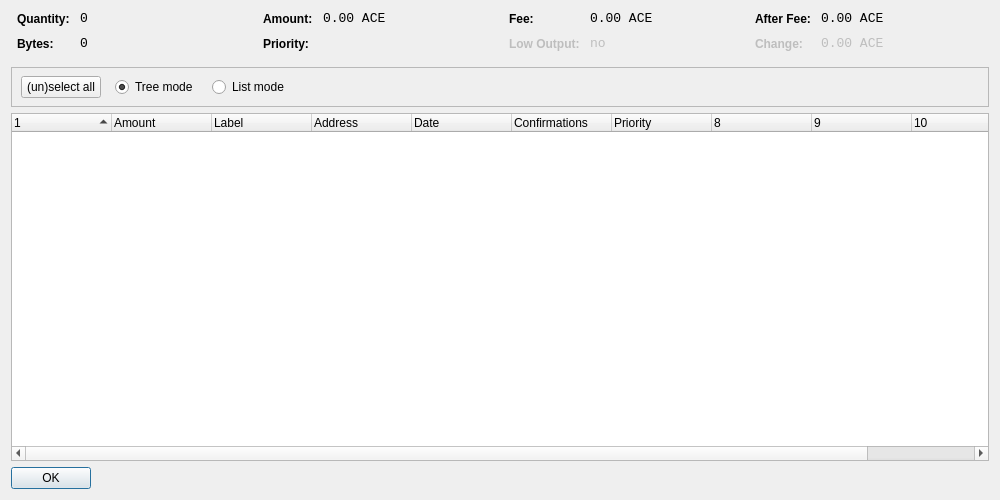
<?xml version="1.0" encoding="UTF-8"?>
<ui version="4.0">
 <class>CoinControlDialog</class>
 <widget class="QDialog" name="CoinControlDialog">
  <property name="geometry">
   <rect>
    <x>0</x>
    <y>0</y>
    <width>1000</width>
    <height>500</height>
   </rect>
  </property>
  <property name="windowTitle">
   <string>Coin Control</string>
  </property>
  <layout class="QVBoxLayout" name="verticalLayout">
   <item>
    <layout class="QHBoxLayout" name="horizontalLayoutTop" stretch="0,0,0,0">
     <property name="topMargin">
      <number>0</number>
     </property>
     <property name="bottomMargin">
      <number>10</number>
     </property>
     <item>
      <layout class="QFormLayout" name="formLayoutCoinControl1">
       <property name="horizontalSpacing">
        <number>10</number>
       </property>
       <property name="verticalSpacing">
        <number>10</number>
       </property>
       <property name="leftMargin">
        <number>6</number>
       </property>
       <property name="rightMargin">
        <number>6</number>
       </property>
       <item row="0" column="0">
        <widget class="QLabel" name="labelCoinControlQuantityText">
         <property name="styleSheet">
          <string notr="true">font-weight:bold;</string>
         </property>
         <property name="text">
          <string>Quantity:</string>
         </property>
        </widget>
       </item>
       <item row="0" column="1">
        <widget class="QLabel" name="labelCoinControlQuantity">
         <property name="font">
          <font>
           <family>Monospace</family>
           <pointsize>10</pointsize>
          </font>
         </property>
         <property name="cursor">
          <cursorShape>IBeamCursor</cursorShape>
         </property>
         <property name="contextMenuPolicy">
          <enum>Qt::ActionsContextMenu</enum>
         </property>
         <property name="text">
          <string>0</string>
         </property>
         <property name="textInteractionFlags">
          <set>Qt::LinksAccessibleByMouse|Qt::TextSelectableByKeyboard|Qt::TextSelectableByMouse</set>
         </property>
        </widget>
       </item>
       <item row="1" column="0">
        <widget class="QLabel" name="labelCoinControlBytesText">
         <property name="styleSheet">
          <string notr="true">font-weight:bold;</string>
         </property>
         <property name="text">
          <string>Bytes:</string>
         </property>
        </widget>
       </item>
       <item row="1" column="1">
        <widget class="QLabel" name="labelCoinControlBytes">
         <property name="font">
          <font>
           <family>Monospace</family>
           <pointsize>10</pointsize>
          </font>
         </property>
         <property name="cursor">
          <cursorShape>IBeamCursor</cursorShape>
         </property>
         <property name="contextMenuPolicy">
          <enum>Qt::ActionsContextMenu</enum>
         </property>
         <property name="text">
          <string>0</string>
         </property>
         <property name="textInteractionFlags">
          <set>Qt::LinksAccessibleByMouse|Qt::TextSelectableByKeyboard|Qt::TextSelectableByMouse</set>
         </property>
        </widget>
       </item>
      </layout>
     </item>
     <item>
      <layout class="QFormLayout" name="formLayoutCoinControl2">
       <property name="horizontalSpacing">
        <number>10</number>
       </property>
       <property name="verticalSpacing">
        <number>10</number>
       </property>
       <property name="leftMargin">
        <number>6</number>
       </property>
       <property name="rightMargin">
        <number>6</number>
       </property>
       <item row="0" column="0">
        <widget class="QLabel" name="labelCoinControlAmountText">
         <property name="styleSheet">
          <string notr="true">font-weight:bold;</string>
         </property>
         <property name="text">
          <string>Amount:</string>
         </property>
        </widget>
       </item>
       <item row="0" column="1">
        <widget class="QLabel" name="labelCoinControlAmount">
         <property name="font">
          <font>
           <family>Monospace</family>
           <pointsize>10</pointsize>
          </font>
         </property>
         <property name="cursor">
          <cursorShape>IBeamCursor</cursorShape>
         </property>
         <property name="contextMenuPolicy">
          <enum>Qt::ActionsContextMenu</enum>
         </property>
         <property name="text">
          <string>0.00 ACE</string>
         </property>
         <property name="textInteractionFlags">
          <set>Qt::LinksAccessibleByMouse|Qt::TextSelectableByKeyboard|Qt::TextSelectableByMouse</set>
         </property>
        </widget>
       </item>
       <item row="1" column="0">
        <widget class="QLabel" name="labelCoinControlPriorityText">
         <property name="styleSheet">
          <string notr="true">font-weight:bold;</string>
         </property>
         <property name="text">
          <string>Priority:</string>
         </property>
        </widget>
       </item>
       <item row="1" column="1">
        <widget class="QLabel" name="labelCoinControlPriority">
         <property name="font">
          <font>
           <family>Monospace</family>
           <pointsize>10</pointsize>
          </font>
         </property>
         <property name="cursor">
          <cursorShape>IBeamCursor</cursorShape>
         </property>
         <property name="contextMenuPolicy">
          <enum>Qt::ActionsContextMenu</enum>
         </property>
         <property name="text">
          <string/>
         </property>
         <property name="textInteractionFlags">
          <set>Qt::LinksAccessibleByMouse|Qt::TextSelectableByKeyboard|Qt::TextSelectableByMouse</set>
         </property>
        </widget>
       </item>
      </layout>
     </item>
     <item>
      <layout class="QFormLayout" name="formLayoutCoinControl3">
       <property name="horizontalSpacing">
        <number>10</number>
       </property>
       <property name="verticalSpacing">
        <number>10</number>
       </property>
       <property name="leftMargin">
        <number>6</number>
       </property>
       <property name="rightMargin">
        <number>6</number>
       </property>
       <item row="0" column="0">
        <widget class="QLabel" name="labelCoinControlFeeText">
         <property name="styleSheet">
          <string notr="true">font-weight:bold;</string>
         </property>
         <property name="text">
          <string>Fee:</string>
         </property>
        </widget>
       </item>
       <item row="0" column="1">
        <widget class="QLabel" name="labelCoinControlFee">
         <property name="font">
          <font>
           <family>Monospace</family>
           <pointsize>10</pointsize>
          </font>
         </property>
         <property name="cursor">
          <cursorShape>IBeamCursor</cursorShape>
         </property>
         <property name="contextMenuPolicy">
          <enum>Qt::ActionsContextMenu</enum>
         </property>
         <property name="text">
          <string>0.00 ACE</string>
         </property>
         <property name="textInteractionFlags">
          <set>Qt::LinksAccessibleByMouse|Qt::TextSelectableByKeyboard|Qt::TextSelectableByMouse</set>
         </property>
        </widget>
       </item>
       <item row="1" column="0">
        <widget class="QLabel" name="labelCoinControlLowOutputText">
         <property name="enabled">
          <bool>false</bool>
         </property>
         <property name="styleSheet">
          <string notr="true">font-weight:bold;</string>
         </property>
         <property name="text">
          <string>Low Output:</string>
         </property>
        </widget>
       </item>
       <item row="1" column="1">
        <widget class="QLabel" name="labelCoinControlLowOutput">
         <property name="enabled">
          <bool>false</bool>
         </property>
         <property name="font">
          <font>
           <family>Monospace</family>
           <pointsize>10</pointsize>
          </font>
         </property>
         <property name="cursor">
          <cursorShape>IBeamCursor</cursorShape>
         </property>
         <property name="contextMenuPolicy">
          <enum>Qt::ActionsContextMenu</enum>
         </property>
         <property name="text">
          <string>no</string>
         </property>
         <property name="textInteractionFlags">
          <set>Qt::LinksAccessibleByMouse|Qt::TextSelectableByKeyboard|Qt::TextSelectableByMouse</set>
         </property>
        </widget>
       </item>
      </layout>
     </item>
     <item>
      <layout class="QFormLayout" name="formLayoutCoinControl4">
       <property name="horizontalSpacing">
        <number>10</number>
       </property>
       <property name="verticalSpacing">
        <number>10</number>
       </property>
       <property name="leftMargin">
        <number>6</number>
       </property>
       <property name="rightMargin">
        <number>6</number>
       </property>
       <item row="0" column="0">
        <widget class="QLabel" name="labelCoinControlAfterFeeText">
         <property name="styleSheet">
          <string notr="true">font-weight:bold;</string>
         </property>
         <property name="text">
          <string>After Fee:</string>
         </property>
        </widget>
       </item>
       <item row="0" column="1">
        <widget class="QLabel" name="labelCoinControlAfterFee">
         <property name="font">
          <font>
           <family>Monospace</family>
           <pointsize>10</pointsize>
          </font>
         </property>
         <property name="cursor">
          <cursorShape>IBeamCursor</cursorShape>
         </property>
         <property name="contextMenuPolicy">
          <enum>Qt::ActionsContextMenu</enum>
         </property>
         <property name="text">
          <string>0.00 ACE</string>
         </property>
         <property name="textInteractionFlags">
          <set>Qt::LinksAccessibleByMouse|Qt::TextSelectableByKeyboard|Qt::TextSelectableByMouse</set>
         </property>
        </widget>
       </item>
       <item row="1" column="0">
        <widget class="QLabel" name="labelCoinControlChangeText">
         <property name="enabled">
          <bool>false</bool>
         </property>
         <property name="styleSheet">
          <string notr="true">font-weight:bold;</string>
         </property>
         <property name="text">
          <string>Change:</string>
         </property>
        </widget>
       </item>
       <item row="1" column="1">
        <widget class="QLabel" name="labelCoinControlChange">
         <property name="enabled">
          <bool>false</bool>
         </property>
         <property name="font">
          <font>
           <family>Monospace</family>
           <pointsize>10</pointsize>
          </font>
         </property>
         <property name="cursor">
          <cursorShape>IBeamCursor</cursorShape>
         </property>
         <property name="contextMenuPolicy">
          <enum>Qt::ActionsContextMenu</enum>
         </property>
         <property name="text">
          <string>0.00 ACE</string>
         </property>
         <property name="textInteractionFlags">
          <set>Qt::LinksAccessibleByMouse|Qt::TextSelectableByKeyboard|Qt::TextSelectableByMouse</set>
         </property>
        </widget>
       </item>
      </layout>
     </item>
    </layout>
   </item>
   <item>
    <widget class="QFrame" name="frame">
     <property name="minimumSize">
      <size>
       <width>0</width>
       <height>40</height>
      </size>
     </property>
     <property name="frameShape">
      <enum>QFrame::StyledPanel</enum>
     </property>
     <property name="frameShadow">
      <enum>QFrame::Sunken</enum>
     </property>
     <widget class="QWidget" name="horizontalLayoutWidget">
      <property name="geometry">
       <rect>
        <x>10</x>
        <y>0</y>
        <width>781</width>
        <height>41</height>
       </rect>
      </property>
      <layout class="QHBoxLayout" name="horizontalLayoutPanel" stretch="0,0,0,0,0">
       <property name="spacing">
        <number>14</number>
       </property>
       <item>
        <widget class="QPushButton" name="pushButtonSelectAll">
         <property name="sizePolicy">
          <sizepolicy hsizetype="Maximum" vsizetype="Fixed">
           <horstretch>0</horstretch>
           <verstretch>0</verstretch>
          </sizepolicy>
         </property>
         <property name="text">
          <string>(un)select all</string>
         </property>
        </widget>
       </item>
       <item>
        <widget class="QRadioButton" name="radioTreeMode">
         <property name="sizePolicy">
          <sizepolicy hsizetype="Maximum" vsizetype="Fixed">
           <horstretch>0</horstretch>
           <verstretch>0</verstretch>
          </sizepolicy>
         </property>
         <property name="text">
          <string>Tree mode</string>
         </property>
         <property name="checked">
          <bool>true</bool>
         </property>
        </widget>
       </item>
       <item>
        <widget class="QRadioButton" name="radioListMode">
         <property name="sizePolicy">
          <sizepolicy hsizetype="Maximum" vsizetype="Fixed">
           <horstretch>0</horstretch>
           <verstretch>0</verstretch>
          </sizepolicy>
         </property>
         <property name="text">
          <string>List mode</string>
         </property>
        </widget>
       </item>
       <item>
        <spacer name="horizontalSpacer">
         <property name="orientation">
          <enum>Qt::Horizontal</enum>
         </property>
         <property name="sizeHint" stdset="0">
          <size>
           <width>40</width>
           <height>20</height>
          </size>
         </property>
        </spacer>
       </item>
      </layout>
     </widget>
    </widget>
   </item>
   <item>
    <widget class="CoinControlTreeWidget" name="treeWidget">
     <property name="contextMenuPolicy">
      <enum>Qt::CustomContextMenu</enum>
     </property>
     <property name="sortingEnabled">
      <bool>false</bool>
     </property>
     <property name="columnCount">
      <number>11</number>
     </property>
     <attribute name="headerShowSortIndicator" stdset="0">
      <bool>true</bool>
     </attribute>
     <attribute name="headerStretchLastSection">
      <bool>false</bool>
     </attribute>
     <column>
      <property name="text">
       <string/>
      </property>
     </column>
     <column>
      <property name="text">
       <string>Amount</string>
      </property>
     </column>
     <column>
      <property name="text">
       <string>Label</string>
      </property>
     </column>
     <column>
      <property name="text">
       <string>Address</string>
      </property>
     </column>
     <column>
      <property name="text">
       <string>Date</string>
      </property>
     </column>
     <column>
      <property name="text">
       <string>Confirmations</string>
      </property>
      <property name="toolTip">
       <string>Confirmed</string>
      </property>
     </column>
     <column>
      <property name="text">
       <string>Priority</string>
      </property>
     </column>
     <column>
      <property name="text">
       <string/>
      </property>
     </column>
     <column>
      <property name="text">
       <string/>
      </property>
     </column>
     <column>
      <property name="text">
       <string/>
      </property>
     </column>
     <column>
      <property name="text">
       <string/>
      </property>
     </column>
    </widget>
   </item>
   <item>
    <widget class="QDialogButtonBox" name="buttonBox">
     <property name="sizePolicy">
      <sizepolicy hsizetype="Maximum" vsizetype="Fixed">
       <horstretch>0</horstretch>
       <verstretch>0</verstretch>
      </sizepolicy>
     </property>
     <property name="orientation">
      <enum>Qt::Horizontal</enum>
     </property>
     <property name="standardButtons">
      <set>QDialogButtonBox::Ok</set>
     </property>
    </widget>
   </item>
  </layout>
 </widget>
 <customwidgets>
  <customwidget>
   <class>CoinControlTreeWidget</class>
   <extends>QTreeWidget</extends>
   <header>coincontroltreewidget.h</header>
  </customwidget>
 </customwidgets>
 <resources/>
 <connections/>
</ui>
